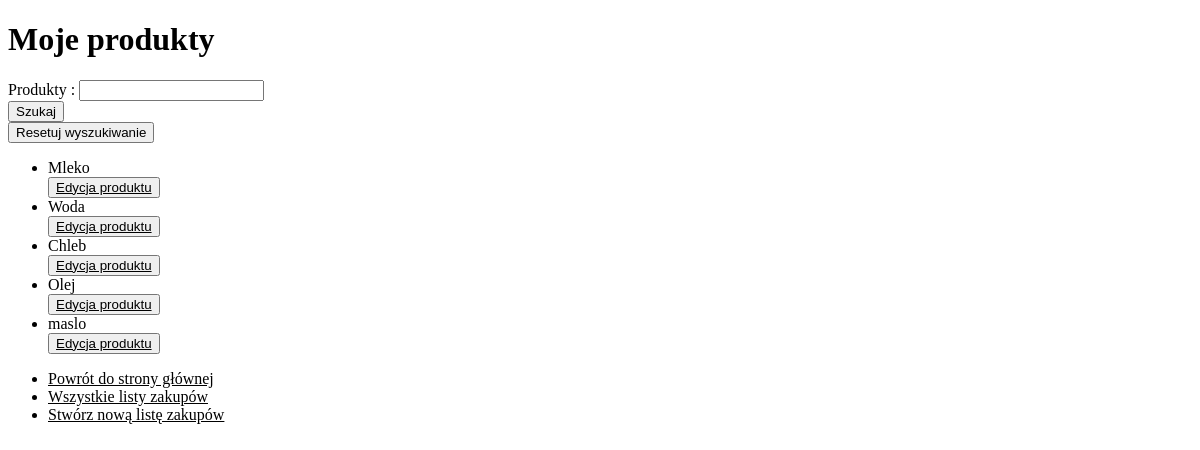
/products/, run on an earlier commit of the app's database.
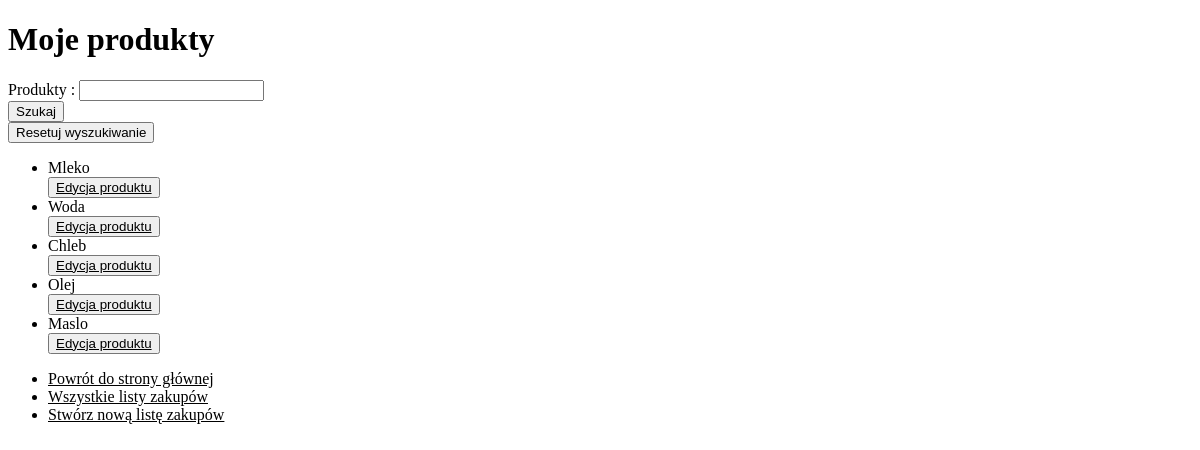
And on a later commit of the database.
### products/models.py (models this page shows, shortened)
class Products(models.Model):
    product_name = models.CharField(max_length=15, verbose_name="Produkty ")
    class Meta:
        verbose_name_plural = "Produkty"

### products/views.py (the view, shortened to what this page needs)
# urls.py: path('products/', ProductsListView.as_view(), name='products'),
class ProductsListView(ListView):
    model = Products
    template_name = 'all_products.html'
    context_object_name = 'my_products'
    def get_queryset(self):
        return Products.objects.all()
    def get_context_data(self, **kwargs):
        context = super(ProductsListView, self).get_context_data(**kwargs)
        context["form"] = ProductsForm(self.request.POST or None)
        return context

### products/models.py
class ProductsForm(forms.ModelForm):
    class Meta:
        model = Products
        fields = ('product_name', )

### products/templates/all_products.html (shortened to what this page needs)
<!DOCTYPE html>
<html>
<head>
    <h1>Moje produkty</h1>
</head>
<body>
<form action="{% url 'products' %}" method="POST">
    {% for field in form %}
        <div class="fieldWrapper">
            {{ field.label_tag }} {{ field }}
        </div>
    {% endfor %}
    <input type="submit" value="Szukaj">
</form>
<button><a href="{% url 'products' %}" style="text-decoration: none">Resetuj wyszukiwanie</a></button>
<ul>
    {% for x in my_products %}
        <li>{{ x.product_name }}</li> <button><a href="{% url 'product_change' x.id %}">Edycja produktu</a></button>
    {% endfor %}
</ul>
<ul>
    <li><a href="{% url 'main' %}">Powrót do strony głównej</a></li>
    <li><a href="{% url 'shopping_list' %}">Wszystkie listy zakupów</a></li>
    <li><a href="{% url 'create' %}">Stwórz nową listę zakupów</a></li>
</ul>
</body>
</html>

What changed in the data, as far as the page shows it:
changed Products: product_name "maslo" → "Maslo"
